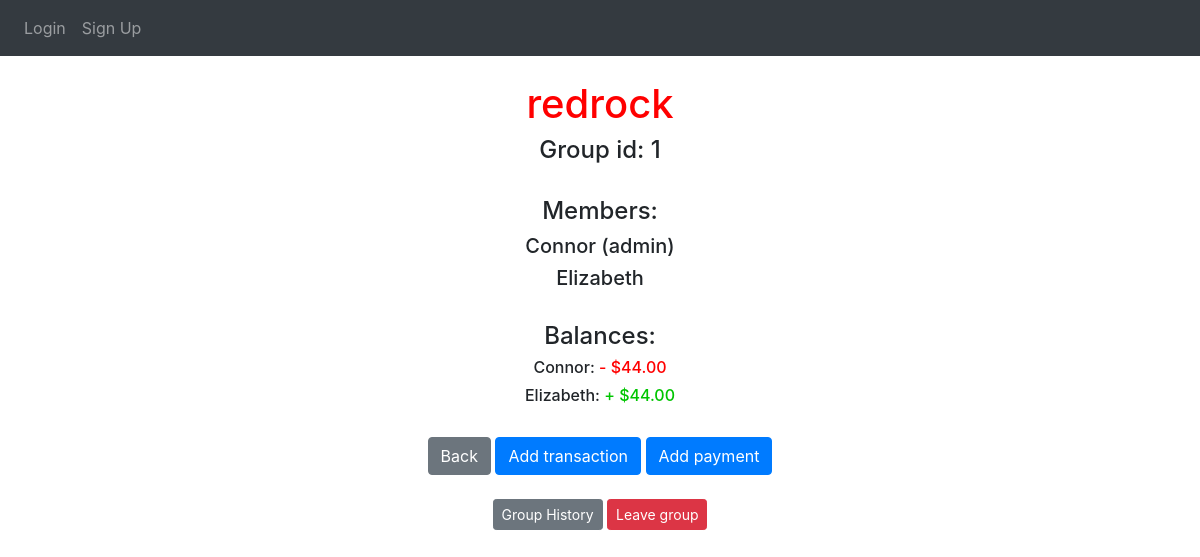
/mygroup?groupID=1, run on the app's committed database.
### website/models.py (models this page shows, shortened)
class Group(db.Model):
    id = db.Column(db.Integer, primary_key=True)
    admin_id = db.Column(db.Integer)
    group_name = db.Column(db.String(30), nullable=False)
    date_created = db.Column(db.DateTime(timezone=True), default=func.now())
    transactions = db.relationship('Transaction')
    payments = db.relationship('Payment')
    def calculate_debts(self, member):
        total_paid = 0
        total_borrowed = 0
        for transaction in self.transactions:
            if transaction.payer_id == member.id:
                total_paid += transaction.amount
            if member in transaction.members_included:
                total_borrowed += (transaction.amount / len(transaction.members_included))
        overall = total_paid - total_borrowed
        for payment in self.payments:
            if payment.payer_id == member.id:
                overall += payment.amount
            if payment.recipient_id == member.id:
                overall -= payment.amount
        overall = round(overall, 2)
        return_list = [overall]
        if overall == 0:
            return_list.append(0)
        elif overall < 0:
            return_list.append(-1)
        elif overall > 0:
            return_list.append(1)
        return_list[0] = "{:,.2f}".format(abs(overall))
        return return_list

class User(db.Model, UserMixin):
    id = db.Column(db.Integer, primary_key=True)
    username = db.Column(db.String(200), nullable=False)
    email = db.Column(db.String(150), unique=True)
    password = db.Column(db.String(150))
    date_created = db.Column(db.DateTime(timezone=True), default=func.now())
    groups = db.relationship('Group', secondary=group_member, backref="members")
    transactions = db.relationship('Transaction', secondary=user_transaction, backref="members_included")

class Transaction(db.Model):
    id = db.Column(db.Integer, primary_key=True)
    group_id = db.Column(db.Integer, db.ForeignKey('group.id'))
    payer_id = db.Column(db.Integer, nullable=False)
    creator_id = db.Column(db.Integer, nullable=False)
    amount = db.Column(db.Numeric(10, 2), nullable=False)
    description = db.Column(db.String(300), nullable=False)
    date_created = db.Column(db.DateTime(timezone=True), default=func.now())

### website/views.py (the view)
@views.route('mygroup', methods=["GET"])
def show_group():
    if request.method == "GET":
        group_id = request.args['groupID']
        group = Group.query.filter_by(id=group_id).first()
        return render_template("group.html", user=current_user, group=group)

### website/templates/group.html (shortened to what this page needs)
{% extends "base.html" %} {% block title %}Home{% endblock %} {% block content %}
<div class="container" align="center">
  <br><h1 align="center"><span style="color: red;">{{ group.group_name }}</span></h1>
  <h4>Group id: {{ group.id }}</h4><br>
  <h4>Members:</h4>
  {% for member in group.members %}
    {% if member.id == group.admin_id %}
      <h5>{{ member.username }} (admin)</h5>
    {% else %}
      <h5>{{ member.username }}</h5>
    {% endif %}
  {% endfor %}<br>
  <h4>Balances:</h4>
  {% for member in group.members %}
    {% if group.calculate_debts(member)[1] == 1 %}
      <h6>{{member.username}}: <span style="color: rgb(0, 197, 0);">+ ${{ group.calculate_debts(member)[0] }}</span></h6>
    {% endif %}
    {% if group.calculate_debts(member)[1] == -1 %}
      <h6>{{member.username}}: <span style="color: red;">- ${{ group.calculate_debts(member)[0] }}</span></h6>
    {% endif %}
  {% endfor %}<br>
  <a class="btn btn-secondary" href="/" role="button">Back</a>
  <a class="btn btn-primary" href="/add-transaction?groupID={{ group.id }}" role="button">Add transaction</a>
  <a class="btn btn-primary" href="/add-payment?groupID={{ group.id }}" role="button">Add payment</a><br><br>
  <a class="btn btn-secondary btn-sm" href="/see-transactions?groupID={{ group.id }}" role="button">Group History</a>
  <a class="btn btn-danger btn-sm" href="/leave-group?memberID={{ user.id }}&groupID={{ group.id }}" role="button">Leave group</a>
</div>
{% endblock %}

### data on the page
Group: group_name "redrock", id "1"
User: username "Connor"
User: username "Elizabeth"
Transaction: amount.amount "44.00"
